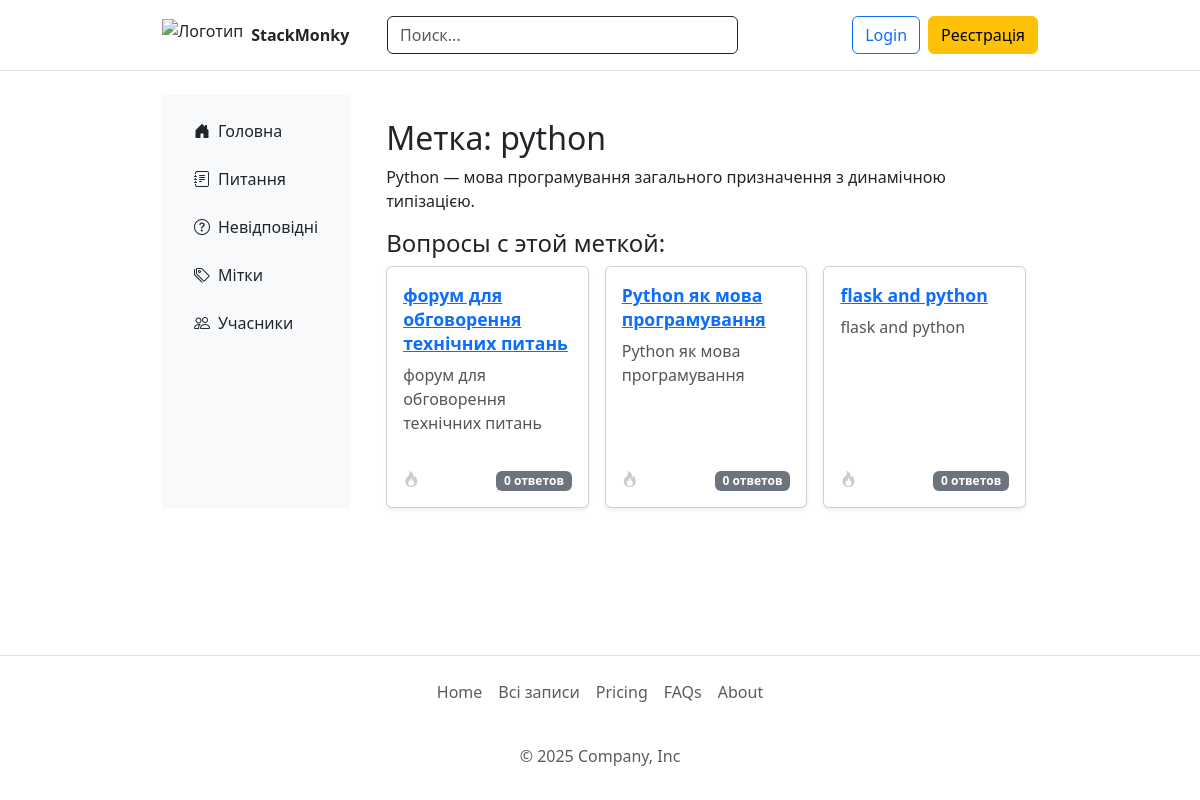
The page /tags/2 on the database its author committed.
### main/models.py (models this page shows)
class Tag(db.Model):
    id = db.Column(db.Integer, primary_key=True)
    name = db.Column(db.String(64), unique=True, nullable=False)
    description = db.Column(db.Text, nullable=True)
    posts = db.relationship('Post', secondary=post_tags, back_populates='tags')

class Post(db.Model):
    id = db.Column(db.Integer, primary_key=True)
    title = db.Column(db.String(100), nullable=False)
    text = db.Column(db.Text, nullable=False)
    likes = db.Column(db.Integer, default=0)
    dislikes = db.Column(db.Integer, default=0)
    votes = db.Column(db.Integer, default=0)
    created_at = db.Column(db.DateTime, default=datetime.utcnow)
    tags = db.relationship('Tag', secondary='post_tags', back_populates='posts')
    views = db.Column(db.Integer, default=0)
    image_filename = db.Column(db.String(255))
    author_id = db.Column(db.Integer, db.ForeignKey('user.id'))
    author = db.relationship('User', backref='posts')
    comments = db.relationship('Comment', back_populates='post', lazy=True, overlaps="comments,post")

### main/routes/main_routes.py (the view)
@main_bp.route('/tags/<int:tag_id>')
def tag_detail(tag_id):
    tag = Tag.query.get_or_404(tag_id)
    posts = tag.posts
    if not tag.description:
        with open('tag_descriptions.json', encoding='utf-8') as f:
            tag_descriptions = json.load(f)
        tag.description = tag_descriptions.get(tag.name.lower())
    return render_template('tag_detail.html', tag=tag, posts=posts)

### main/__init__.py (called while the page is built)
def get_locale():
    if current_user.is_authenticated and current_user.preferred_lang:
        return current_user.preferred_lang
    if 'lang' in session:
        return session['lang']
    return request.accept_languages.best_match(['uk', 'en'])

### main/routes/main_routes.py (called while the page is built)
@main_bp.before_request
def update_last_seen():
    if current_user.is_authenticated:
        now = datetime.utcnow()
        last_seen = current_user.last_seen or datetime(2000, 1, 1)
        if now - last_seen > timedelta(minutes=1):
            current_user.last_seen = now
            current_user.is_online = True
            try:
                db.session.commit()
            except Exception:
                db.session.rollback()

### main/templates/tag_detail.html (shortened to what this page needs)
{% extends 'base.html' %}
{% block content %}
<div class="container mt-4">
  <h2>Метка: {{ tag.name }}</h2>
  <p>{{ tag.description or "Описание отсутствует" }}</p>
  <h4>Вопросы с этой меткой:</h4>
  <div class="row g-3">
    {% for post in posts %}
      <div class="col-md-6 col-lg-4">
        <div class="card h-100 shadow-sm">
          <div class="card-body d-flex flex-column">
            <h5 class="card-title">
              <a href="{{ url_for('main.post_detail', post_id=post.id) }}">{{ post.title }}</a>
            </h5>
            <p class="card-text flex-grow-1">
              {{ post.text[:150] ~ ('...' if post.text|length > 150 else '') }}
            </p>
            <div class="d-flex justify-content-between align-items-center mt-3">
              <div>
                {% set popularity = post.votes %}
                {% if popularity > 20 %}
                  <i class="bi bi-fire-fill" style="color: #ff4500;" title="Очень популярный"></i>
                {% elif popularity > 10 %}
                  <i class="bi bi-fire-fill" style="color: #ff7f50;" title="Популярный"></i>
                {% elif popularity > 0 %}
                  <i class="bi bi-fire" style="color: #ffa07a;" title="Есть голоса"></i>
                {% else %}
                  <i class="bi bi-fire" style="color: #ccc;" title="Нет голосов"></i>
                {% endif %}
              </div>
              <div>
                <span class="badge bg-secondary">{{ post.comments|length }} ответ{{ 'ов' if post.comments|length != 1 else '' }}</span>
              </div>
            </div>
          </div>
        </div>
      </div>
    {% else %}
      <p>Вопросы отсутствуют.</p>
    {% endfor %}
  </div>
</div>
{% endblock %}

### main/static/css/main.css (style rules this page uses)
.container { width: 100%; max-width: 900px; }
.card-title a { font-weight: bold; font-size: 1.1rem; }
.card-text { color: #555; }

### rows shown on the page
Tag: name "python", description "Python — мова програмування загального призначення з динамічною типізацією."
Post: title "форум для обговорення технічних питань", text "форум для обговорення технічних питань", comments|length "0", comments "ов"
Post: title "Python як мова програмування", text "Python як мова програмування", comments|length "0", comments "ов"
Post: title "flask and python", text "flask and python", comments|length "0", comments "ов"
